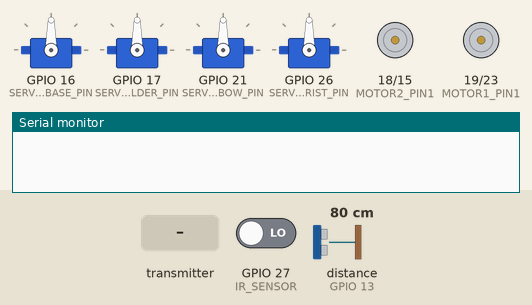
Bench run of a sketch on a simulated ESP32. Shown: 4 × servo, motor-driver pin pairs drawn as motors (green arrow = first pin HIGH = forward, orange = second pin HIGH = backward, longer = more drive), the last lines printed to the serial monitor. Wiring (inferred from the names in the program): ultrasonic range finder: trigger GPIO 12; echo GPIO 13. The inputs (shaded band) are chosen by the test bench; at power-on: GPIO 27 (IR_SENSOR) LOW, distance to the obstacle (sensor on GPIO 13) 80 cm. The echo pulse lasts 58.3 µs per cm.

Above: at 1.2 s.
1.3 s: GPIO 27 (IR_SENSOR) driven HIGH
At 1.7 s:
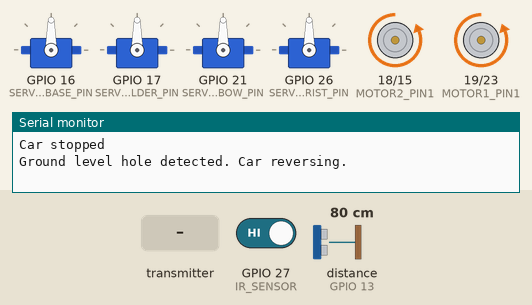
4.3 s: the transmitter starts sending joystickX1 = 0
At 7.1 s:
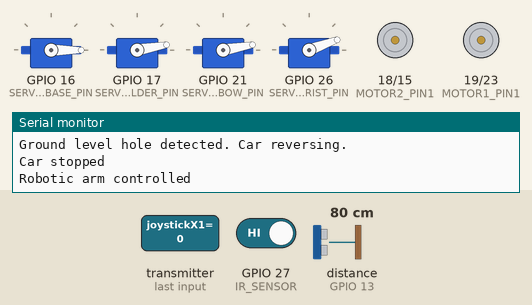
7.3 s: the transmitter starts sending button1 = 1
10.3 s: the transmitter starts sending joystickY1 = 1024
At 13.2 s:
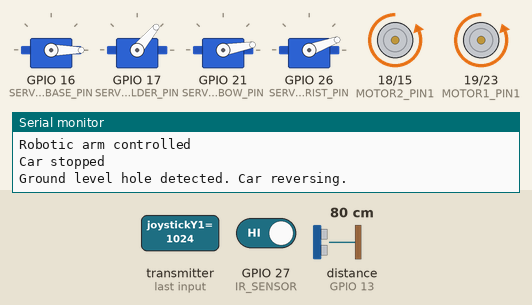
13.3 s: the transmitter starts sending joystickX2 = 1024
At 15.57 s:
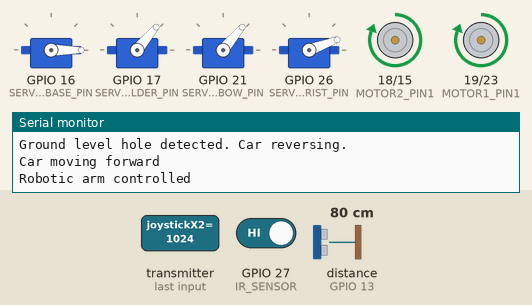
16.3 s: the transmitter starts sending joystickY2 = 1024
At 18.59 s:
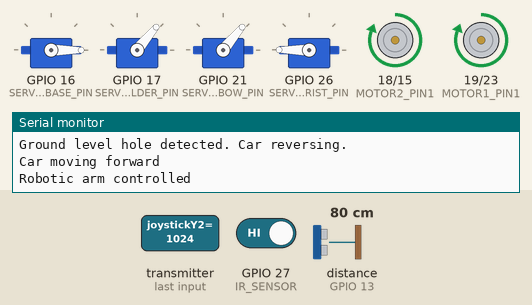
Timing chart, 0 to 20.3 s (numbered marks = the images above; inputs shaded):
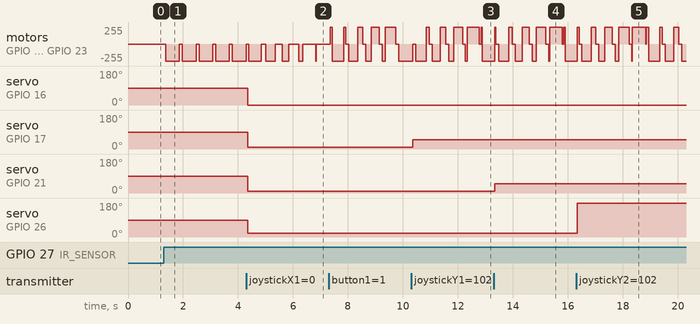

The sketch:

esp32_receiver_slave__module.ino
```cpp
#include <esp_now.h>
#include <WiFi.h>
#include <ESP32Servo.h>

// Motor and sensor pin definitions
#define MOTOR1_PIN1 19
#define MOTOR1_PIN2 23
#define MOTOR2_PIN1 18
#define MOTOR2_PIN2 15
#define ULTRASONIC_TRIG 12
#define ULTRASONIC_ECHO 13
#define IR_SENSOR 22
#define IR_SENSOR 27
#define DISTANCE_THRESHOLD 30

// Servo pin definitions for the robotic arm
#define SERVO_BASE_PIN 16
#define SERVO_SHOULDER_PIN 17
#define SERVO_ELBOW_PIN 21
#define SERVO_WRIST_PIN 26

// Initialize the servos
Servo baseServo;
Servo shoulderServo;
Servo elbowServo;
Servo wristServo;

// Servo angle limits
const int BASE_MIN = 0, BASE_MAX = 180;
const int SHOULDER_MIN = 10, SHOULDER_MAX = 170;
const int ELBOW_MIN = 10, ELBOW_MAX = 170;
const int WRIST_MIN = 180, WRIST_MAX = 20;

// Structure to hold the incoming data from the master ESP32
typedef struct struct_message {
  int joystickX1;
  int joystickY1;
  int joystickX2;
  int joystickY2;
  int button1;
  int button2;
  int button3;
  int button4;
} struct_message;

struct_message incomingData;

void setup() {
  // Initialize serial communication for debugging
  Serial.begin(115200);

  // Initialize motor and sensor pins
  pinMode(MOTOR1_PIN1, OUTPUT);
  pinMode(MOTOR1_PIN2, OUTPUT);
  pinMode(MOTOR2_PIN1, OUTPUT);
  pinMode(MOTOR2_PIN2, OUTPUT);
  pinMode(ULTRASONIC_TRIG, OUTPUT);
  pinMode(ULTRASONIC_ECHO, INPUT);
  pinMode(IR_SENSOR, INPUT);
  pinMode(IR_SENSOR, INPUT);

  // Attach servos to their respective pins
  baseServo.attach(SERVO_BASE_PIN);
  shoulderServo.attach(SERVO_SHOULDER_PIN);
  elbowServo.attach(SERVO_ELBOW_PIN);
  wristServo.attach(SERVO_WRIST_PIN);

  // Set ESP32 as a Wi-Fi station
  WiFi.mode(WIFI_STA);

  // Initialize ESP-NOW
  if (esp_now_init() != ESP_OK) {
    Serial.println("Error initializing ESP-NOW");
    return;
  }

  // Register callback function to receive data
  esp_now_register_recv_cb(OnDataRecv);
}

void loop() {
  // Periodically check the ultrasonic sensor and IR sensor
  checkUltrasonic();
  checkIRSensor();
  delay(100);
}

// Function to check the ultrasonic sensor
void checkUltrasonic() {
  long duration;

  // Trigger the ultrasonic sensor
  digitalWrite(ULTRASONIC_TRIG, LOW);
  delayMicroseconds(2);
  digitalWrite(ULTRASONIC_TRIG, HIGH);
  delayMicroseconds(10);
  digitalWrite(ULTRASONIC_TRIG, LOW);

  // Measure the echo
  duration = pulseIn(ULTRASONIC_ECHO, HIGH);
  int distance = duration * 0.034 / 2;

  // Stop the car if an obstacle is detected
  if (distance <= DISTANCE_THRESHOLD) {
    stopCar();
    Serial.println("Obstacle detected. Car stopped.");
  }
}

// Function to check the IR sensor
void checkIRSensor() {
  if (digitalRead(IR_SENSOR) == HIGH || digitalRead(IR_SENSOR) == HIGH) {
    stopCar();
    Serial.println("Ground level hole detected. Car reversing.");
    reverseCar();
  }
}

// Function to handle received data
void OnDataRecv(const esp_now_recv_info *info, const uint8_t *data, int len) {
  // Copy the incoming data to the struct
  memcpy(&incomingData, data, sizeof(incomingData));

  // Control the car and robotic arm based on the received data
  controlCar();
  controlRoboticArm();
}

// Function to control the car using button inputs
void controlCar() {
  if (incomingData.button1 == 1) {
    // Move forward
    digitalWrite(MOTOR1_PIN1, HIGH);
    digitalWrite(MOTOR1_PIN2, LOW);
    digitalWrite(MOTOR2_PIN1, HIGH);
    digitalWrite(MOTOR2_PIN2, LOW);
    Serial.println("Car moving forward");
  } else if (incomingData.button2 == 1) {
    // Move backward
    digitalWrite(MOTOR1_PIN1, LOW);
    digitalWrite(MOTOR1_PIN2,HIGH);
    digitalWrite(MOTOR2_PIN1, LOW);
    digitalWrite(MOTOR2_PIN2, HIGH);
    Serial.println("Car moving backward");
  } else if (incomingData.button3 == 1) {
    // Turn left
    digitalWrite(MOTOR1_PIN1, LOW);
    digitalWrite(MOTOR1_PIN2, HIGH);
    digitalWrite(MOTOR2_PIN1, HIGH);
    digitalWrite(MOTOR2_PIN2, LOW);
    Serial.println("Car turning left");
  } else if (incomingData.button4 == 1) {
    // Turn right
    digitalWrite(MOTOR1_PIN1, HIGH);
    digitalWrite(MOTOR1_PIN2, LOW);
    digitalWrite(MOTOR2_PIN1, LOW);
    digitalWrite(MOTOR2_PIN2, HIGH);
    Serial.println("Car turning right");
  } else {
    stopCar(); // Stop the car if no buttons are pressed
  }
}

// Function to control the robotic arm using joystick inputs
void controlRoboticArm() {
  // Map joystick values to servo angles with range limits
  int baseAngle = constrain(map(incomingData.joystickX1, 0, 4095, BASE_MIN, BASE_MAX), BASE_MIN, BASE_MAX);
  int shoulderAngle = constrain(map(incomingData.joystickY1, 0, 4095, SHOULDER_MIN, SHOULDER_MAX), SHOULDER_MIN, SHOULDER_MAX);
  int elbowAngle = constrain(map(incomingData.joystickX2, 0, 4095, ELBOW_MIN, ELBOW_MAX), ELBOW_MIN, ELBOW_MAX);
  int wristAngle = constrain(map(incomingData.joystickY2, 0, 4095, WRIST_MIN, WRIST_MAX), WRIST_MIN, WRIST_MAX);

  baseServo.write(baseAngle);
  shoulderServo.write(shoulderAngle);
  elbowServo.write(elbowAngle);
  wristServo.write(wristAngle);

  Serial.println("Robotic arm controlled");
}

// Function to stop the car
void stopCar() {
  digitalWrite(MOTOR1_PIN1, LOW);
  digitalWrite(MOTOR1_PIN2, LOW);
  digitalWrite(MOTOR2_PIN1, LOW);
  digitalWrite(MOTOR2_PIN2, LOW);
  Serial.println("Car stopped");
}

// Function to reverse the car (used when the IR sensor detects a hole)
void reverseCar() {
  digitalWrite(MOTOR1_PIN1, LOW);
  digitalWrite(MOTOR1_PIN2, HIGH);
  digitalWrite(MOTOR2_PIN1, LOW);
  digitalWrite(MOTOR2_PIN2, HIGH);
  delay(500); // Reverse for 0.5 seconds
  stopCar();
}
```

Measured:
- after the input at 1.3 s, motor on GPIO 18 (MOTOR2_PIN1) / GPIO 15 (MOTOR2_PIN2), motor on GPIO 19 (MOTOR1_PIN1) / GPIO 23 (MOTOR1_PIN2): alternates backward 255/255 for 0.50 s and stopped for 0.11 s, starting after 0.07 s
- after the input at 4.3 s, servo on GPIO 16 (SERVO_BASE_PIN): 90° → 0° after 0.05 s; servo on GPIO 17 (SERVO_SHOULDER_PIN), servo on GPIO 21 (SERVO_ELBOW_PIN): 90° → 10° after 0.05 s; servo on GPIO 26 (SERVO_WRIST_PIN): 90° → 20° after 0.05 s
- after the input at 10.3 s, servo on GPIO 17 (SERVO_SHOULDER_PIN): 10° → 50° after 0.05 s
- after the input at 13.3 s, servo on GPIO 21 (SERVO_ELBOW_PIN): 10° → 50° after 0.05 s
- after the input at 16.3 s, servo on GPIO 26 (SERVO_WRIST_PIN): 20° → 180° after 0.05 s
